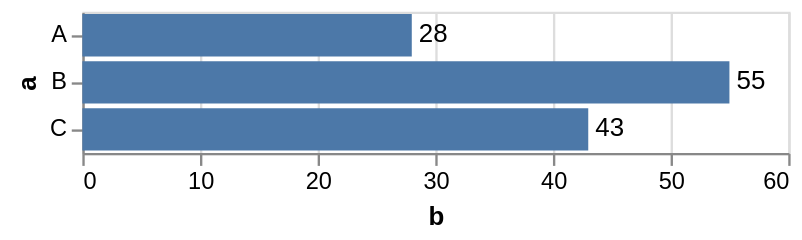

Describe this chart as a Vega-Lite specification.
### Vega-Lite specification from a JSON file in a GitHub repository (floating-point values rounded to 4 significant figures)
{"$schema": "https://vega.github.io/schema/vega-lite/v6.json", "description": "Bar chart with text labels. Set domain to make the frame cover the labels.", "data": {"values": [{"a": "A", "b": 28}, {"a": "B", "b": 55}, {"a": "C", "b": 43}]}, "encoding": {"y": {"field": "a", "type": "nominal"}, "x": {"field": "b", "type": "quantitative", "scale": {"domain": [0, 60]}}}, "layer": [{"mark": "bar"}, {"mark": {"type": "text", "align": "left", "baseline": "middle", "dx": 3}, "encoding": {"text": {"field": "b", "type": "quantitative"}}}]}
